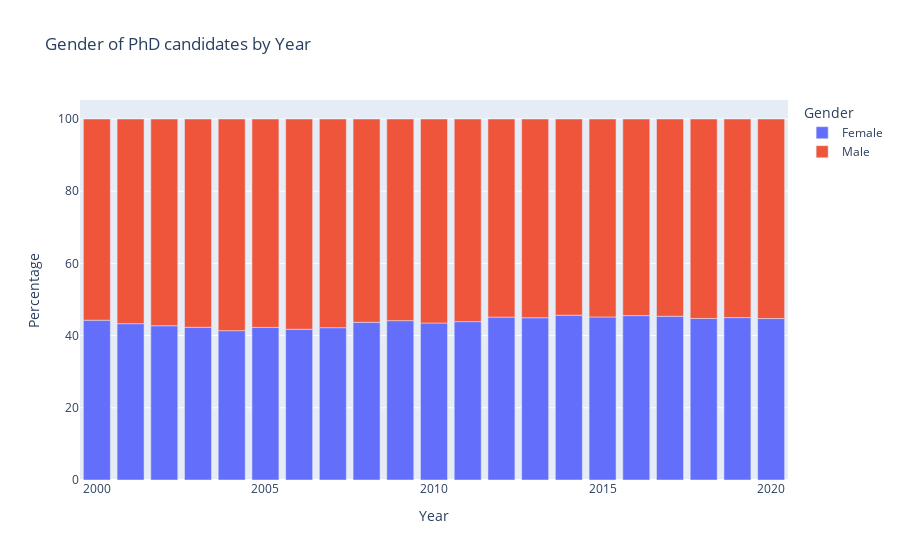

Write notebook code for a chart like this one.
### Code cell
fig = px.bar(df_gender, x="Year", y="Percentage", color="Gender", title="Gender of PhD candidates by Year")
fig.write_image("plots/gender_by_year.png")
fig.show()

### Figure 1 — Plotly figure (JSON) as saved in the notebook; plotly's stock layout.template omitted (floating-point values rounded to 4 significant figures)
{"data": [{"alignmentgroup": "True", "hovertemplate": "Gender=Female<br>Year=%{x}<br>Percentage=%{y}<extra></extra>", "legendgroup": "Female", "marker": {"color": "#636efa", "pattern": {"shape": ""}}, "name": "Female", "offsetgroup": "Female", "orientation": "v", "showlegend": true, "textposition": "auto", "type": "bar", "x": [2000, 2001, 2002, 2003, 2004, 2005, 2006, 2007, 2008, 2009, 2010, 2011, 2012, 2013, 2014, 2015, 2016, 2017, 2018, 2019, 2020], "xaxis": "x", "y": [44.27, 43.31, 42.74, 42.3, 41.37, 42.26, 41.76, 42.2, 43.69, 44.15, 43.49, 43.87, 45.13, 44.95, 45.65, 45.16, 45.54, 45.36, 44.75, 44.99, 44.72], "yaxis": "y"}, {"alignmentgroup": "True", "hovertemplate": "Gender=Male<br>Year=%{x}<br>Percentage=%{y}<extra></extra>", "legendgroup": "Male", "marker": {"color": "#EF553B", "pattern": {"shape": ""}}, "name": "Male", "offsetgroup": "Male", "orientation": "v", "showlegend": true, "textposition": "auto", "type": "bar", "x": [2000, 2001, 2002, 2003, 2004, 2005, 2006, 2007, 2008, 2009, 2010, 2011, 2012, 2013, 2014, 2015, 2016, 2017, 2018, 2019, 2020], "xaxis": "x", "y": [55.73, 56.69, 57.26, 57.7, 58.63, 57.74, 58.24, 57.8, 56.31, 55.85, 56.51, 56.13, 54.87, 55.05, 54.35, 54.84, 54.46, 54.64, 55.25, 55.01, 55.28], "yaxis": "y"}], "layout": {"barmode": "relative", "legend": {"title": {"text": "Gender"}, "tracegroupgap": 0}, "title": {"text": "Gender of PhD candidates by Year"}, "xaxis": {"anchor": "y", "domain": [0, 1], "title": {"text": "Year"}}, "yaxis": {"anchor": "x", "domain": [0, 1], "title": {"text": "Percentage"}}}}
